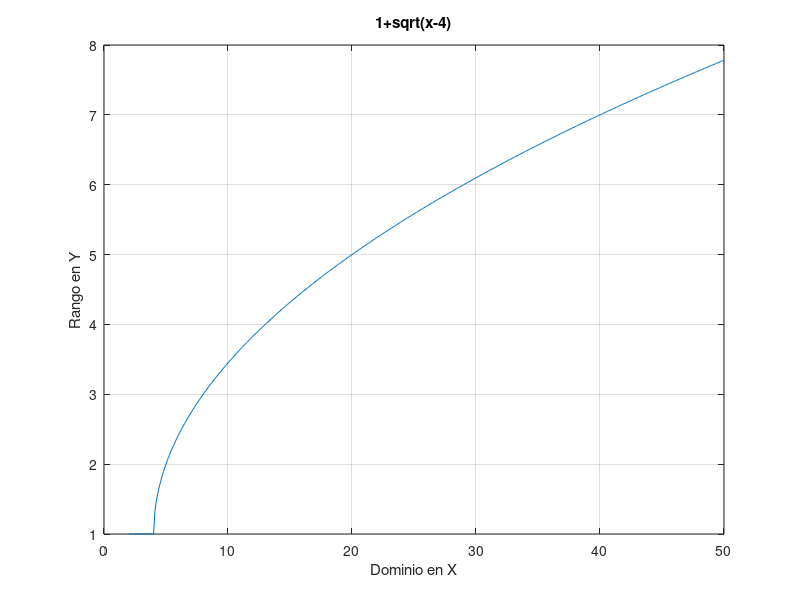

Source code (MATLAB): (Note: this script raises an error after producing the figure.)
% Octave Script
% Title			    :Funciones Reales con variables reales
% Description		:Script que resuelve una funcion real
% Authors		    :Ximena Ixel Garcia Agustin
% Date			    :20211028
% Version		    :1
% Usage			    :octave> /path/TerceraFuncion
% Notes			    :Se requiere aplicacion Octave

clear
%Dominio de la funcion real
x= 2:0.1:50;
%Rango que abarca la funcion
fx =(1+(sqrt(x-4)));
%Instruccion para graficar funcion
plot(x,fx);
grid on
title("1+sqrt(x-4)");
xlabel( "Dominio en X" );
ylabel( "Rango en Y" );
%Salidas
syms x;
a = "Funcion resultante ";
f = 1+sqrt(x-4);
disp(a);
disp(f);